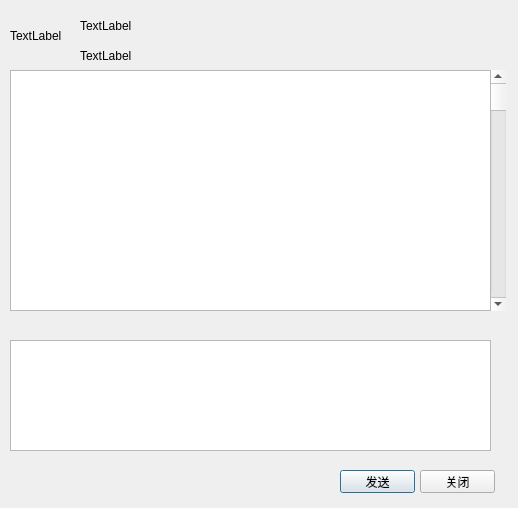
<?xml version="1.0" encoding="UTF-8"?>
<ui version="4.0">
 <class>message</class>
 <widget class="QDialog" name="message">
  <property name="geometry">
   <rect>
    <x>0</x>
    <y>0</y>
    <width>518</width>
    <height>508</height>
   </rect>
  </property>
  <property name="windowTitle">
   <string>Message</string>
  </property>
  <widget class="QScrollBar" name="verticalScrollBar">
   <property name="geometry">
    <rect>
     <x>490</x>
     <y>70</y>
     <width>16</width>
     <height>241</height>
    </rect>
   </property>
   <property name="orientation">
    <enum>Qt::Vertical</enum>
   </property>
  </widget>
  <widget class="QTextEdit" name="te_talk">
   <property name="geometry">
    <rect>
     <x>10</x>
     <y>340</y>
     <width>481</width>
     <height>111</height>
    </rect>
   </property>
  </widget>
  <widget class="QPushButton" name="pb_send">
   <property name="geometry">
    <rect>
     <x>340</x>
     <y>470</y>
     <width>75</width>
     <height>23</height>
    </rect>
   </property>
   <property name="text">
    <string>发送</string>
   </property>
  </widget>
  <widget class="QPushButton" name="pb_cancel">
   <property name="geometry">
    <rect>
     <x>420</x>
     <y>470</y>
     <width>75</width>
     <height>23</height>
    </rect>
   </property>
   <property name="text">
    <string>关闭</string>
   </property>
  </widget>
  <widget class="QLabel" name="lb_headImg">
   <property name="geometry">
    <rect>
     <x>10</x>
     <y>10</y>
     <width>54</width>
     <height>51</height>
    </rect>
   </property>
   <property name="text">
    <string>TextLabel</string>
   </property>
  </widget>
  <widget class="QLabel" name="lb_nickName">
   <property name="geometry">
    <rect>
     <x>80</x>
     <y>20</y>
     <width>54</width>
     <height>12</height>
    </rect>
   </property>
   <property name="text">
    <string>TextLabel</string>
   </property>
  </widget>
  <widget class="QLabel" name="lb_sex">
   <property name="geometry">
    <rect>
     <x>80</x>
     <y>50</y>
     <width>54</width>
     <height>12</height>
    </rect>
   </property>
   <property name="text">
    <string>TextLabel</string>
   </property>
  </widget>
  <widget class="QListView" name="lv_message">
   <property name="geometry">
    <rect>
     <x>10</x>
     <y>70</y>
     <width>481</width>
     <height>241</height>
    </rect>
   </property>
  </widget>
 </widget>
 <resources/>
 <connections/>
</ui>
